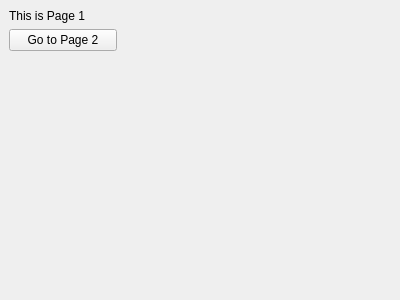
<?xml version="1.0" encoding="UTF-8"?>
<ui version="4.0">
 <class>MainWindow</class>
 <widget class="QMainWindow" name="MainWindow">
  <property name="geometry">
   <rect>
    <x>0</x>
    <y>0</y>
    <width>400</width>
    <height>300</height>
   </rect>
  </property>
  <property name="windowTitle">
   <string>QStackedWidget Example</string>
  </property>
  <widget class="QWidget" name="centralwidget">
   <widget class="QStackedWidget" name="stackedWidget">
    <widget class="QWidget" name="page1">
     <layout class="QVBoxLayout" name="verticalLayout">
      <item>
       <widget class="QLabel" name="label_page1">
        <property name="text">
         <string>This is Page 1</string>
        </property>
       </widget>
      </item>
      <item>
       <widget class="QPushButton" name="button_to_page2">
        <property name="text">
         <string>Go to Page 2</string>
        </property>
       </widget>
      </item>
     </layout>
    </widget>
    <widget class="QWidget" name="page2">
     <layout class="QVBoxLayout" name="verticalLayout_2">
      <item>
       <widget class="QLabel" name="label_page2">
        <property name="text">
         <string>This is Page 2</string>
        </property>
       </widget>
      </item>
      <item>
       <widget class="QPushButton" name="button_to_page1">
        <property name="text">
         <string>Go back to Page 1</string>
        </property>
       </widget>
      </item>
     </layout>
    </widget>
   </widget>
  </widget>
 </widget>
 <connections/>
</ui>
